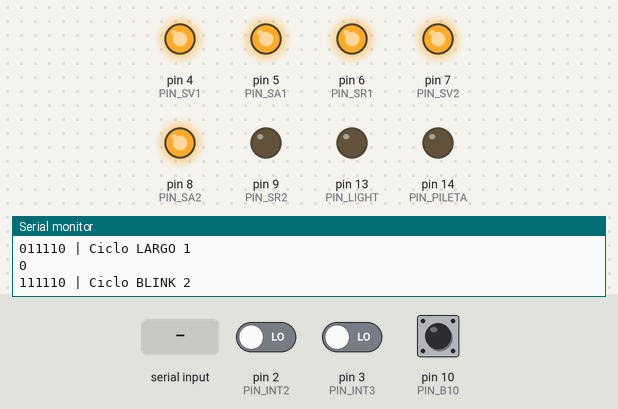
A sketch run on a simulated Arduino Uno, built with avr-gcc and run on an emulated ATmega328P. Shown: output pins drawn as LEDs (lit = HIGH), the last lines printed to the serial monitor. Dashed ring = blinking. Inputs (shaded band) come from the test bench; at power-on: pin 2 (PIN_INT2) LOW, pin 3 (PIN_INT3) LOW, pin 10 (PIN_B10) HIGH.

Above: at 6.8 s.
6.9 s: pin 2 (PIN_INT2) driven HIGH
At 8.4 s:
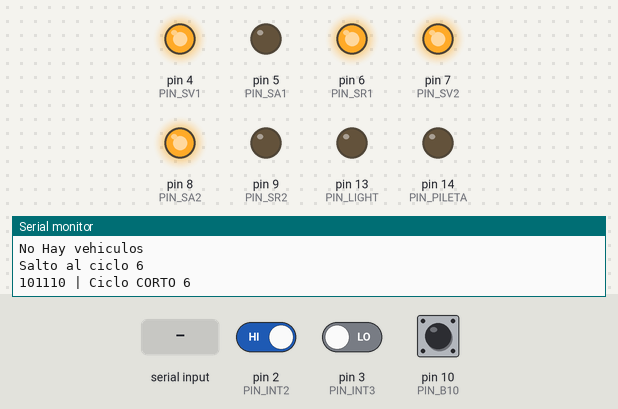
12.5 s: "ONPIL" received over the second serial link
At 15.7 s:
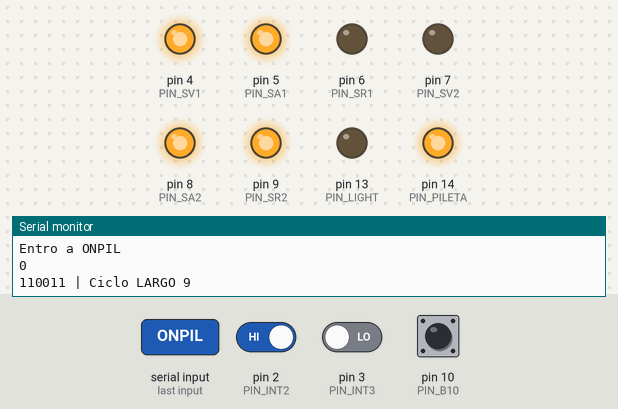
18.3 s: "OFFPIL" received over the second serial link
At 23.8 s:
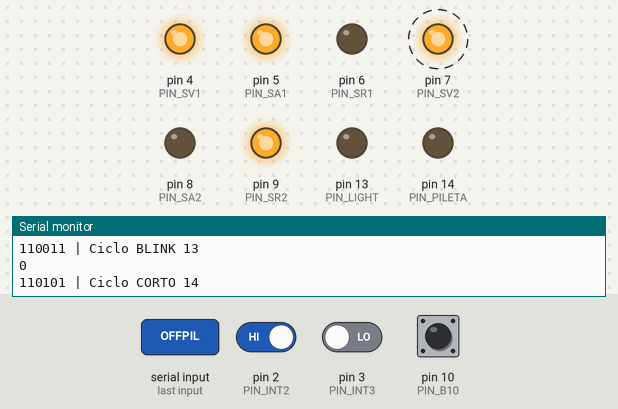
24.1 s: pin 3 (PIN_INT3) driven HIGH
At 25.8 s:
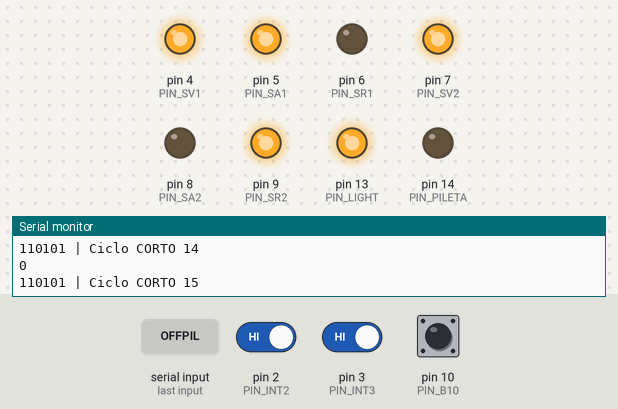
28.5 s: "ONPIL" received over the second serial link
At 31.6 s:
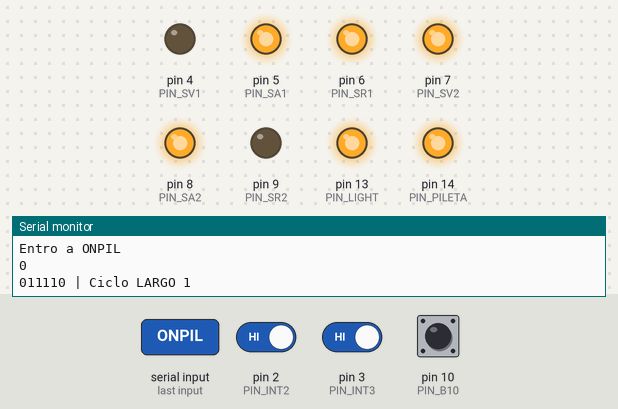
34.3 s: pin 3 (PIN_INT3) driven LOW
At 39.4 s:
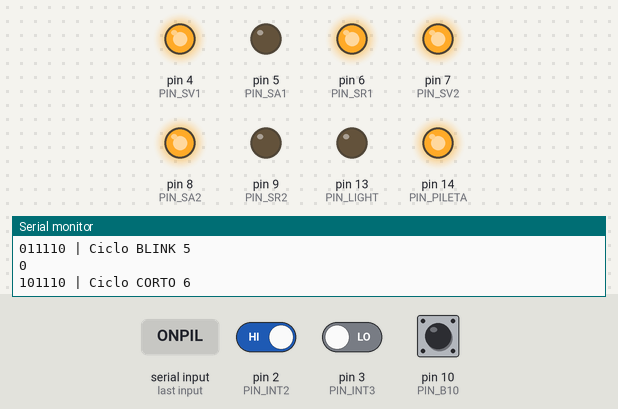
Timing chart, 0 to 81.5 s (numbered marks = the images above; inputs shaded):
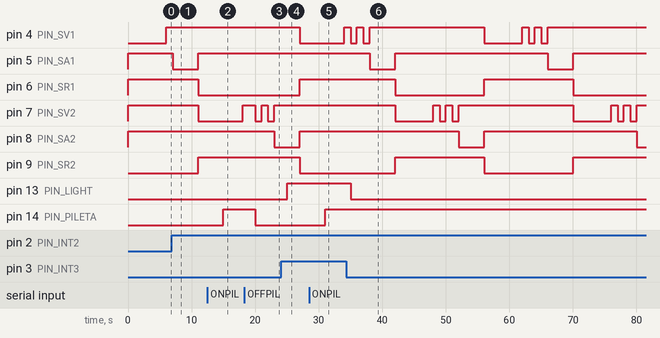

Measured:
- after the input at 6.9 s, pin 4 (PIN_SV1): stops changing and stays HIGH; pin 5 (PIN_SA1): HIGH → LOW after 0.10 s instead of 3.1 s; pin 6 (PIN_SR1), pin 7 (PIN_SV2): HIGH → LOW after 4.1 s; pin 9 (PIN_SR2): LOW → HIGH after 4.1 s
- after the input at 12.5 s, pin 14 (PIN_PILETA): LOW → HIGH after 2.5 s
- after the input at 18.3 s, pin 8 (PIN_SA2): HIGH → LOW after 4.7 s instead of 3.7 s; pin 14 (PIN_PILETA): HIGH → LOW after 1.7 s
- after the input at 24.1 s, pin 13 (PIN_LIGHT): LOW → HIGH after 0.92 s
- after the input at 28.5 s, pin 14 (PIN_PILETA): LOW → HIGH after 2.5 s
- after the input at 34.3 s, pin 13 (PIN_LIGHT): HIGH → LOW after 0.72 s

The sketch:

main.ino
```cpp
/* Main.ino codigo que controla un prototipo de SmartCity

   Created: ma.nov.19 2019
   Processor: Arduino Uno
   Compiler:  Arduino AVR
   Autor: Juan Gahona - Scoowy
*/
#include <SoftwareSerial.h>
#include "FourVariables.h"

// Definimos las variables y constantes

// START CONSTANTES
// Pines de interrupciones
const int PIN_INT2 = 2; // Pin interrupcion de semaforo
const int PIN_INT3 = 3; // Entrada sensor de LDR
// Pines de los semaforos.
const int PIN_SV1 = 4;
const int PIN_SA1 = 5;
const int PIN_SR1 = 6;
const int PIN_SV2 = 7;
const int PIN_SA2 = 8;
const int PIN_SR2 = 9;

// Pines libres
const int PIN_B10 = 10; // Pulsador de suelo
const int PIN_B11 = 11; // BT RX
const int PIN_B12 = 12; // BT TX

// Pin de Luces
const int PIN_LIGHT = 13; // Salida de luces

// Pin pileta
const int PIN_PILETA = PIN_A0;

// Listas de colores en ciclos
const int CICLOS_LARGO[4] = {0, 1, 8 , 9};
const int CICLOS_BLINK[8] = {2, 3, 4 , 5, 10, 11, 12, 13};
const int CICLOS_CORTO[4] = {6, 7 , 14, 15};

// END CONSTANTES


// START VARIABLES
int cicle = 0;
int cicleTime = 3000;
int timeMultiplier = 1;
String bluetoothLine = "";
bool isAutoLight = true;
int isLight = LOW;
int isPileta = LOW;
// END VARIABLES

// START VOLATILES
volatile int stateSem = LOW;
// END VOLATILES

// START INSTANCIAS
SoftwareSerial SerialBT(PIN_B11, PIN_B12);
FourVariables pines(PIN_SV1, PIN_SA1, PIN_SR1, PIN_SV2, PIN_SA2, PIN_SR2, true);
// END INSTANCIAS

void setup() {
  // Comunicacion serial del terminal
  Serial.begin(9600);

  // Comunicacion Serial del Bluetooth
  SerialBT.begin(38400);

  // Set semaforos en estado inicial perteneciente al ciclo 0
  pines.generateSignal(cicle);

  // Set del pin de luces como salida
  pinMode(PIN_LIGHT, OUTPUT);

  // Set del pin de pileta como salida
  pinMode(PIN_PILETA, OUTPUT);

  // Ser del pin 10 como entrada da LOW al pulsar el boton
  pinMode(PIN_B10, INPUT_PULLUP);

  // Set del pin 2 como entrada de HIGH al pulsar el boton pull_DOWN externo
  pinMode(PIN_INT2, INPUT);
  pinMode(PIN_INT3, INPUT);

  // Set de las interrupcion RISING - Bajo > Alto | FALLING - Alto > Bajo
  attachInterrupt(digitalPinToInterrupt(PIN_INT2), petChange, RISING);
  //  attachInterrupt(digitalPinToInterrupt(PIN_INT3), toggleLight(), RISING)
}

void loop() {

  // START LEER BLUETOOTH
  if (SerialBT.available()) {
    bluetoothLine = SerialBT.readString();
    Serial.println(bluetoothLine);
    if (bluetoothLine.equals("ONAUTO")) {
      Serial.println("Entro a ONAUTO");
      isAutoLight = true;
    } else if (bluetoothLine.equals("OFFAUTO")) {
      Serial.println("Entro a OFFAUTO");
      isAutoLight = false;
    } else if (bluetoothLine.equals("ONLUC")) {
      Serial.println("Entro a ONLUC");
      isLight = HIGH;
    } else if (bluetoothLine.equals("OFFLUC")) {
      Serial.println("Entro a OFFLUC");
      isLight = LOW;
    } else if (bluetoothLine.equals("ONPIL")) {
      Serial.println("Entro a ONPIL");
      isPileta = HIGH;
    } else if (bluetoothLine.equals("OFFPIL")) {
      Serial.println("Entro a OFFPIL");
      isPileta = LOW;
    }
  }
  // END LEER BLUETOOTH

  // START CONTROL LUCES Y PILETA BLUETOOTH
  if (isAutoLight) {
    isLight = digitalRead(PIN_INT3);
    if (isLight == HIGH) {
      digitalWrite(PIN_LIGHT, HIGH);
    } else {
      digitalWrite(PIN_LIGHT, LOW);
    }
  } else {
    digitalWrite(PIN_LIGHT, isLight);
  }

  if (isPileta == HIGH) {
    digitalWrite(PIN_PILETA, HIGH);
  } else {
    digitalWrite(PIN_PILETA, LOW);
  }
  // END CONTROL LUCES Y PILETA BLUETOOTH

  // START CAMBIO SEMAFOROS
  // Obtenemos la posicion de cambio de estado de semaforos
  int flagMitad = pines.changeActive(stateSem, cicle);
  Serial.println(flagMitad);

  // Se coprueba si exite o no la peticion de cambio
  if (flagMitad != LOW) {
    Serial.print("PIN 10 es: ");
    Serial.println(digitalRead(PIN_B10));
    // Se determina si es factible el cambio de estado al no existir vehiculos esperando
    // Si la variable es LOW hay vehiculos esperando
    if (digitalRead(PIN_B10)) {
      Serial.println("No Hay vehiculos");
      if (flagMitad == 1) {
        cicle = 6;
        Serial.println("Salto al ciclo 6");
      } else {
        cicle = 14;
        Serial.println("Salto al ciclo 14");
      }
    } else {
      Serial.println("Hay vehiculos");
    }
    // Reset de la bariable volatil
    stateSem = LOW;
  }

  // END CAMBIO SEMAFOROS

  // START SECUENCIA SEMAFOROS
  // Generamos las señales pertenecientes al ciclo en cuestion
  pines.generateSignal(cicle);

  // Variamos tiempos entre colores Verde = 3s | Amarillo = 1s | Rojo = 2s por ciclo
  if (inArray(cicle, CICLOS_LARGO, sizeof(CICLOS_LARGO))) {
    Serial.print("Ciclo LARGO ");
    Serial.println(cicle);
    cicleTime = 3000;
  } else if (inArray(cicle, CICLOS_BLINK, sizeof(CICLOS_BLINK))) {
    Serial.print("Ciclo BLINK ");
    Serial.println(cicle);
    cicleTime = 1000;
  } else if (inArray(cicle, CICLOS_CORTO, sizeof(CICLOS_CORTO))) {
    Serial.print("Ciclo CORTO ");
    Serial.println(cicle);
    cicleTime = 2000;
  }

  //Tiempo de espera entre cada ciclo * un multiplicador
  delay(cicleTime * timeMultiplier);

  // Control del contador de ciclos
  cicle++;
  if (cicle == 16)
  {
    cicle = 0;
  }

  // END SECUENCIA SEMAFOROS

}

// Funcion ISR (Rutina del Servicio de Interrupciones)
void petChange() {
  stateSem = HIGH;
}


// Funcion que devuelve True si encuentra el nuemro en el array
bool inArray(int num, int numeros[], int numCiclos) {
  for (int i = 0; i < numCiclos; i++) {
    if (numeros[i] == num) {
      return true;
    }
  }
  return false;
}
```

FourVariables.cpp
```cpp
/*
  FourVariables.cpp - Libreria para recorrer 4 variables cada N ms por flanco.
  Created by Juan Gahona - Scoowy, 2019.
  Released into the public domain.
*/

// Importamos las declaraciones de arduino
// y las definiciones de nuestra libreria
#include "Arduino.h"
#include "FourVariables.h"

// Constructor de la clase FourVariables con debug
FourVariables::FourVariables(int V1, int A1, int R1, int V2, int A2, int R2, bool debug)
{
  // Creamos atributos globales y privados "_"
  _pines[0] = V1;
  _pines[1] = A1;
  _pines[2] = R1;
  _pines[3] = V2;
  _pines[4] = A2;
  _pines[5] = R2;
  _debug = debug;
  _seg = 0;

  Serial.println(sizeof(_pines));
  for (int i = 0; i < sizeof(_pines); i++)
  {
    pinMode(_pines[i], OUTPUT);
  }
}

// Funcion para cambiar los segudos que duran cada flanco
void FourVariables::changeTime(int seg)
{
  _seg = seg;
}

// Funcion que envia una señal en base al array
void FourVariables::generateSignal(int cicle)
{
  for (int i = 0; i < (int) _signals[cicle].length(); i++) {
    if (_debug) {
      Serial.print(_signals[cicle][i]);
    }
    if (digitalRead(_pines[i]) == HIGH and _signals[cicle][i] == '0')
    {
      digitalWrite(_pines[i], LOW);
    }
    else if (digitalRead(_pines[i]) == LOW and _signals[cicle][i] == '1')
    {
      digitalWrite(_pines[i], HIGH);
    }
  }
  Serial.print(" | ");
}

// Funcion que devuelve el numero de cambio
int FourVariables::changeActive(int state, int count)
{
  if (state == HIGH)
  {
    // Se comprueba en que cambio esta el ciclo actualmente
    if (count >= 0 && count <= 7)
    {
      // Inicio del primer cambio
      // count = 6;
      return 1;
    }
    else if (count >= 8 && count <= 15)
    {
      // Inicio del segundo cambio
      // count = 14;
      return 2;
    }
  }

  return 0;
}
```

FourVariables.h
```cpp
/*
  FourVariables.h - Libreria para recorrer 4 variables cada N ms por flanco.
  Created by Juan Gahona - Scoowy, 2019.
  Released into the public domain.
*/
#ifndef FourVariables_h
#define FourVariables_h

#include "Arduino.h"

class FourVariables
{
  private:
    int _pines[6];
    int _seg;
    bool _debug;
    String _signals[16] = {
      "011110", "011110", "111110", "011110",
      "111110", "011110", "101110", "101110",
      "110011", "110011", "110111", "110011",
      "110111", "110011", "110101", "110101"
    };

  public:
    FourVariables(int V1, int A1, int R1, int V2, int A2, int R2, bool debug);
    void changeTime(int seg);
    void generateSignal(int cicle);
    int changeActive(int state, int count);
};

#endif
```
